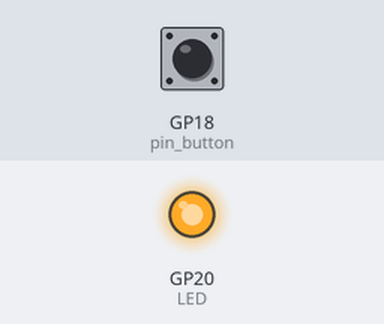
Recording of a program running on a simulated Raspberry Pi Pico running MicroPython. Parts: output pins drawn as LEDs (lit = HIGH). Inputs (shaded band) come from the test bench; at power-on: GP18 (pin_button) HIGH.

Above: at 1.2 s.
1.3 s: GP18 (pin_button) pulled LOW for 3.2 s
At 1.6 s:
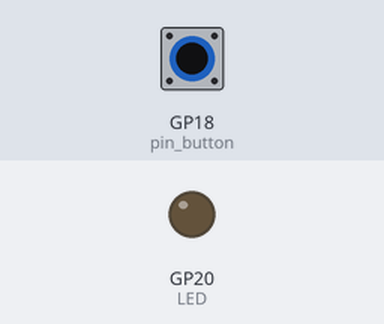
Timing chart, 0 to 12.0 s (numbered marks = the images above; inputs shaded):
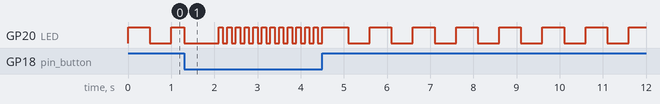

The program:

bt.py
```python
import time
from machine import Pin

pin_button = Pin(18, mode=Pin.IN, pull=Pin.PULL_UP)
LED   = Pin(20, mode=Pin.OUT)


def button_isr(pin):
  LED.value(not LED.value())

pin_button.irq(trigger=Pin.IRQ_FALLING,handler=button_isr)

while True:
        val = pin_button.value()
        if val == 1:
            LED.value(1)
            time.sleep(0.5)
            LED.value(0)
            time.sleep(0.5)
            LED.value(1)
        elif val == 0 :
            LED.value(0)
            time.sleep(0.1)
            LED.value(1)
            time.sleep(0.1)
            LED.value(0)
```
